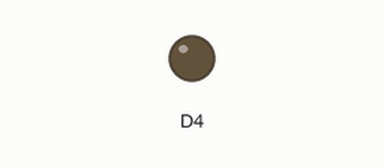
This sketch was run on a simulated ESP8266 (NodeMCU). On the bench: output pins drawn as LEDs (lit = HIGH).

Above: at 0.15 s.
At 9.8 s:
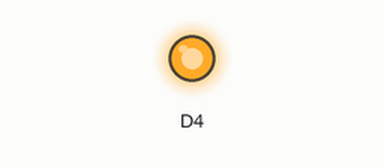
Timing chart, 0 to 14.3 s (numbered marks = the images above):
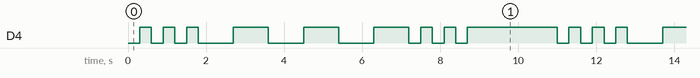

Measured:
- by itself, D4: repeats every 11.0 s: 2 × (LOW 0.30 s, HIGH 0.30 s), 3 × (LOW 0.90 s, HIGH 0.90 s), 2 × (LOW 0.30 s, HIGH 0.30 s), LOW 0.30 s, HIGH 2.3 s, LOW 0.30 s, HIGH 0.30 s
- by itself, everything shown: repeats every 11.0 s, in 18 steps

The sketch:

SOS.ino
```cpp
void setup() {
  // put your setup code here, to run once:
  pinMode(D4, OUTPUT);
}

void loop() {
boolean Hallo = true;

  while (Hallo) {
//Es blinkt
//SOS HILFE
//ALARM
    morse();

  }

}

void morse() {

  blink(300);
  blink(300);
  blink(300);

  blink(900);
  blink(900);
  blink(900);

  blink(300);
  blink(300);
  blink(300);

  delay(2000);
}

void blink(int time) {

  digitalWrite(D4, LOW);
  delay(time);
  digitalWrite(D4, HIGH);
  delay(time);


}
```
